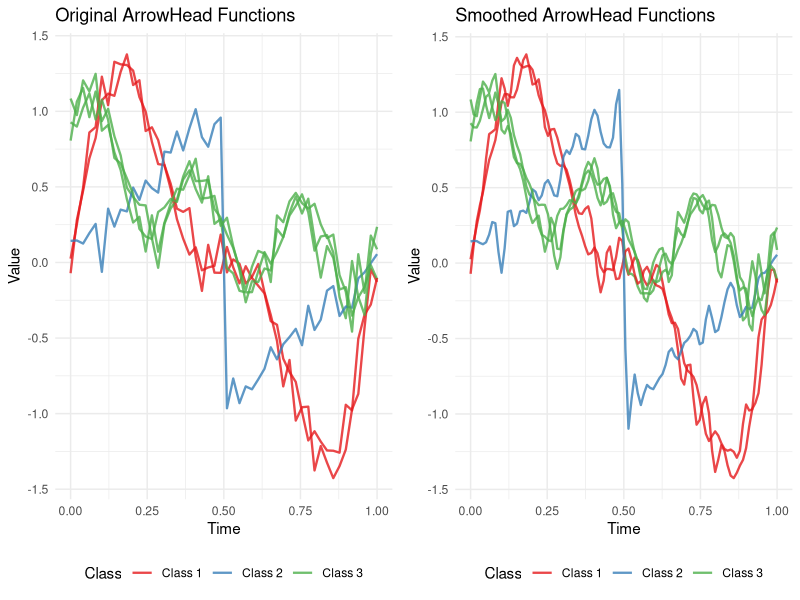
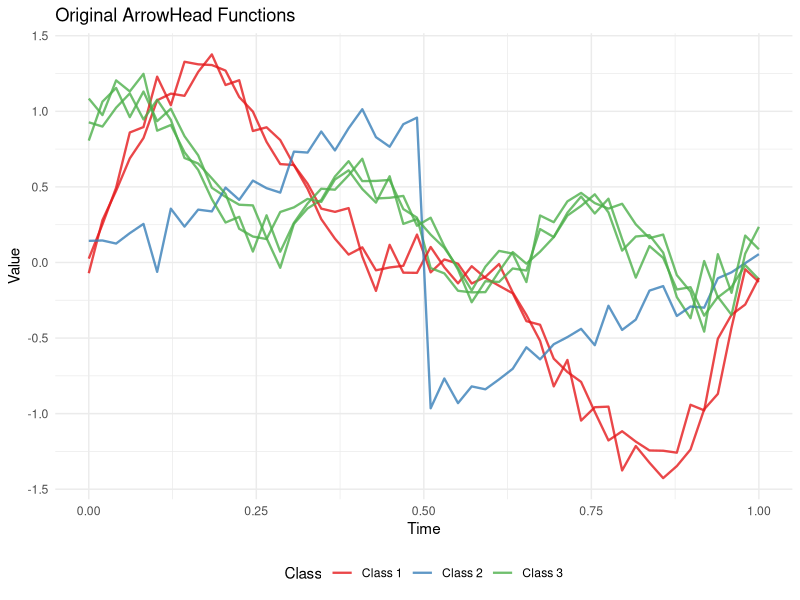
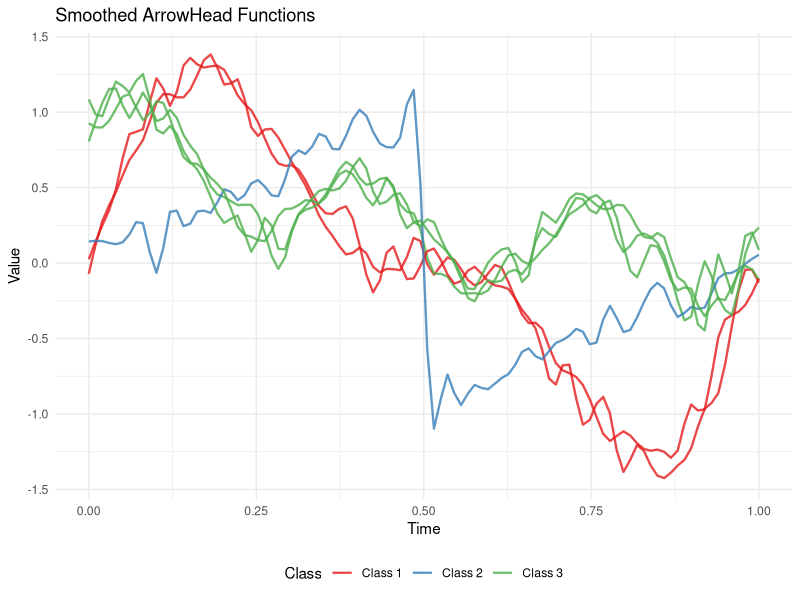

Recreate these plots in R, in order.
#!/usr/bin/env Rscript

# Script to plot original vs smoothed ArrowHead functions
# This script loads the ArrowHead dataset and creates side-by-side plots
# showing a handful of functions before and after smoothing

# Load required libraries
library(ggplot2)
library(dplyr)
library(tidyr)
library(gridExtra)

# Function to generate sample time series data
generate_sample_data <- function() {
  cat("Generating sample time series data...\n")
  
  # Set seed for reproducibility
  set.seed(123)
  
  # Generate 3 different types of functions
  n_series <- 15
  series_list <- list()
  labels <- integer(n_series)
  
  # Type 1: Smooth sine waves (Class 1)
  for (i in 1:5) {
    t <- seq(0, 1, length.out = 50)
    # Add some noise to make it more realistic
    noise <- rnorm(length(t), 0, 0.1)
    y <- sin(2 * pi * t) + 0.5 * sin(4 * pi * t) + noise
    series_list[[i]] <- matrix(y, ncol = 1)
    labels[i] <- 1
  }
  
  # Type 2: Sawtooth-like functions (Class 2)
  for (i in 6:10) {
    t <- seq(0, 1, length.out = 50)
    # Create sawtooth pattern with noise
    noise <- rnorm(length(t), 0, 0.1)
    y <- 2 * (t - floor(t + 0.5)) + noise
    series_list[[i]] <- matrix(y, ncol = 1)
    labels[i] <- 2
  }
  
  # Type 3: Exponential decay functions (Class 3)
  for (i in 11:15) {
    t <- seq(0, 1, length.out = 50)
    # Create exponential decay with noise
    noise <- rnorm(length(t), 0, 0.1)
    y <- exp(-3 * t) + 0.3 * sin(6 * pi * t) + noise
    series_list[[i]] <- matrix(y, ncol = 1)
    labels[i] <- 3
  }
  
  cat("Generated", n_series, "sample series\n")
  cat("Label distribution:\n")
  print(table(labels))
  
  return(list(series_list = series_list, labels = labels))
}

# Function to create smoothed version using splinefun
create_smoothed_function <- function(series) {
  n <- length(series)
  x_vals <- seq(0, 1, length.out = n)
  
  # Create smooth interpolation function
  interp_func <- splinefun(x_vals, series, method = "natural")
  
  # Evaluate at more points for smoother appearance
  x_smooth <- seq(0, 1, length.out = 100)
  y_smooth <- interp_func(x_smooth)
  
  return(list(x = x_smooth, y = y_smooth))
}

# Function to plot original vs smoothed functions
plot_original_vs_smoothed <- function(series_list, labels, n_functions = 5) {
  cat("Creating original vs smoothed function plots...\n")
  
  # Select a handful of functions to plot
  n_series <- length(series_list)
  selected_indices <- sample(seq_len(n_series), min(n_functions, n_series))
  
  # Create plotting data
  plot_data_original <- data.frame()
  plot_data_smoothed <- data.frame()
  
  for (i in seq_along(selected_indices)) {
    idx <- selected_indices[i]
    series_data <- series_list[[idx]]
    time_points <- seq(0, 1, length.out = nrow(series_data))
    
    # Original data
    orig_df <- data.frame(
      time = time_points,
      value = series_data[, 1],
      function_id = i,
      label = labels[idx],
      label_name = paste("Class", labels[idx]),
      type = "Original"
    )
    
    # Smoothed data
    smoothed <- create_smoothed_function(series_data[, 1])
    smooth_df <- data.frame(
      time = smoothed$x,
      value = smoothed$y,
      function_id = i,
      label = labels[idx],
      label_name = paste("Class", labels[idx]),
      type = "Smoothed"
    )
    
    plot_data_original <- rbind(plot_data_original, orig_df)
    plot_data_smoothed <- rbind(plot_data_smoothed, smooth_df)
  }
  
  # Create original functions plot (smooth like the after plot)
  p_original <- ggplot(plot_data_original, aes(x = time, y = value, color = label_name, group = function_id)) +
    geom_line(alpha = 0.8, linewidth = 0.8) +
    labs(title = "Original ArrowHead Functions",
         x = "Time", y = "Value", color = "Class") +
    theme_minimal() +
    theme(legend.position = "bottom") +
    scale_color_brewer(type = "qual", palette = "Set1")
  
  # Create smoothed functions plot
  p_smoothed <- ggplot(plot_data_smoothed, aes(x = time, y = value, color = label_name, group = function_id)) +
    geom_line(alpha = 0.8, linewidth = 0.8) +
    labs(title = "Smoothed ArrowHead Functions",
         x = "Time", y = "Value", color = "Class") +
    theme_minimal() +
    theme(legend.position = "bottom") +
    scale_color_brewer(type = "qual", palette = "Set1")
  
  # Combine plots side by side
  combined_plot <- grid.arrange(p_original, p_smoothed, ncol = 2)
  
  return(list(original = p_original, smoothed = p_smoothed, combined = combined_plot))
}

# Main function
main <- function() {
  cat("=== ArrowHead Smoothed Functions Visualization ===\n\n")
  
  # Ensure output directory exists
  output_dir <- "../../plots/arrowhead"
  if (!dir.exists(output_dir)) {
    dir.create(output_dir, recursive = TRUE)
    cat("Created output directory:", output_dir, "\n")
  }
  
  # Generate sample data
  cat("1. Generating sample time series data...\n")
  data <- generate_sample_data()
  
  cat("Loaded", length(data$series_list), "series\n")
  cat("Label distribution:\n")
  print(table(data$labels))
  
  # Create plots
  cat("\n2. Creating original vs smoothed function plots...\n")
  plots <- plot_original_vs_smoothed(data$series_list, data$labels, n_functions = 6)
  
  # Save individual plots
  original_plot_path <- "../../plots/arrowhead/arrowhead_original_functions.pdf"
  smoothed_plot_path <- "../../plots/arrowhead/arrowhead_smoothed_functions.pdf"
  combined_plot_path <- "../../plots/arrowhead/arrowhead_original_vs_smoothed.pdf"
  
  cat("Saving plots...\n")
  
  # Save original functions plot
  pdf(original_plot_path, width = 10, height = 6)
  print(plots$original)
  dev.off()
  cat("✓ Original functions plot saved to:", original_plot_path, "\n")
  
  # Save smoothed functions plot
  pdf(smoothed_plot_path, width = 10, height = 6)
  print(plots$smoothed)
  dev.off()
  cat("✓ Smoothed functions plot saved to:", smoothed_plot_path, "\n")
  
  # Save combined plot
  pdf(combined_plot_path, width = 16, height = 6)
  print(plots$combined)
  dev.off()
  cat("✓ Combined plot saved to:", combined_plot_path, "\n")
  
  cat("\n=== Visualization Complete ===\n")
  cat("Generated files:\n")
  cat("-", original_plot_path, ": Original ArrowHead functions\n")
  cat("-", smoothed_plot_path, ": Smoothed ArrowHead functions\n")
  cat("-", combined_plot_path, ": Side-by-side comparison\n")
}

# Run the analysis
main()
